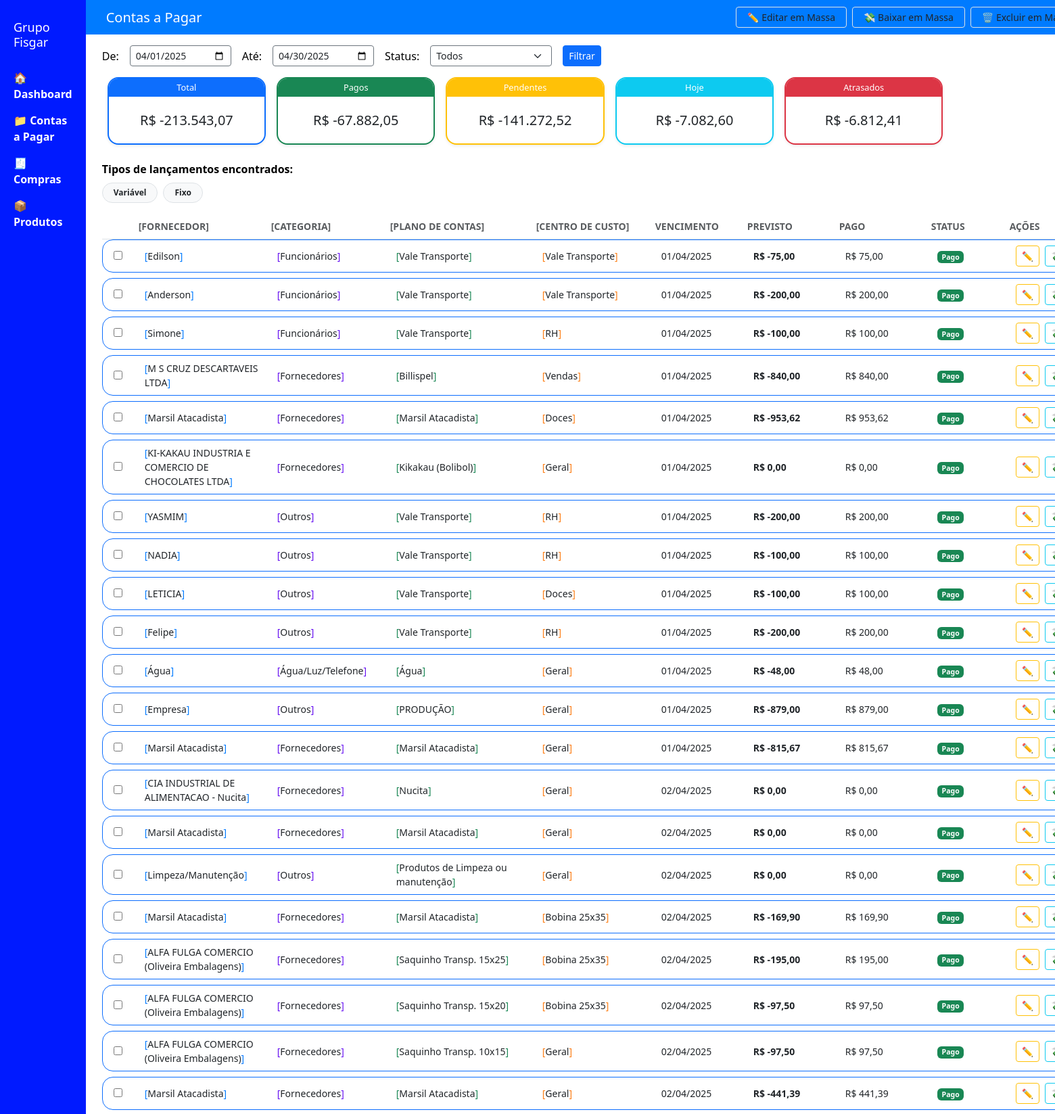
The app's page /contas-a-pagar (upper part) with its own data.
### tables this page shows
CREATE TABLE contas_a_pagar (
                codigo INTEGER PRIMARY KEY,
                "vencimento" TEXT, "agendamento" TEXT, "fornecedor" TEXT, "banco_pagamento" TEXT, "banco_previsto" TEXT, "valor" TEXT, "valor_pendente" TEXT, "valor_pago" TEXT, "documento" TEXT, "documento_tipo" TEXT, "pagamento_tipo" TEXT, "plano_de_contas" TEXT, "data_cadastro" TEXT, "data_competencia" TEXT, "data_documento" TEXT, "data_pagamento" TEXT, "arquivo_pagamento" TEXT, "arquivo_documento" TEXT, "arquivo_xml" TEXT, "arquivo_boleto" TEXT, "comentario" TEXT, "recebimento" TEXT, "codigo_externo" TEXT, "empresa" TEXT, "conta" TEXT, "status" TEXT, "categorias" TEXT, "tipo_custo" TEXT
            , centro_de_custo TEXT, tipo TEXT, emissao TEXT, tipo_documento TEXT, tipo_pagamento TEXT);

### routes/contas_a_pagar.py (the view, shortened to what this page needs)
@contas_a_pagar_bp.route("/contas-a-pagar")
def contas_a_pagar():
    try:
        status = request.args.get("status", "Todos")
        from calendar import monthrange
        hoje = datetime.today()
        mes_atual = hoje.month
        ano_atual = hoje.year
        data_inicio = request.args.get("inicio") or f"{ano_atual}-{mes_atual:02d}-01"
        data_fim = request.args.get("fim") or f"{ano_atual}-{mes_atual:02d}-{monthrange(ano_atual, mes_atual)[1]}"
        formato_json = request.args.get("json") == "1"
        hoje = datetime.today()
        data_hoje_str = hoje.strftime("%d/%m/%Y")
        conn = sqlite3.connect("grupo_fisgar.db")
        cursor = conn.cursor()
        cursor.execute("""
            SELECT valor
            FROM contas_a_pagar
            WHERE status IN ('Aberto', 'Pendente', 'Pago Parcialmente')
              AND vencimento < ?
        """, (data_hoje_str,))
        valores_atrasados = [formatar_valor(row[0]) for row in cursor.fetchall()]
        total_atrasado = -sum(valores_atrasados)
        try:
            cursor.execute("""
                SELECT codigo, fornecedor, categorias, centro_de_custo, tipo,
                       vencimento, valor, valor_pago, status, plano_de_contas
                FROM contas_a_pagar
            """)
            dados = cursor.fetchall()
            conn.close()
            dados_filtrados = []
            for d in dados:
                try:
                    vencimento = datetime.strptime(d[5].strip(), "%d/%m/%Y").date()
                except:
                    continue
                if status == "atrasados":
                    if d[8] not in ("Aberto", "Pendente", "Pago Parcialmente") or vencimento >= hoje.date():
                        continue
                if data_inicio and vencimento < datetime.strptime(data_inicio, "%Y-%m-%d").date():
                    continue
                if data_fim and vencimento > datetime.strptime(data_fim, "%Y-%m-%d").date():
                    continue
                if status != "Todos" and status != "atrasados" and d[8] != status:
                    continue
                dados_filtrados.append(d)
            totais = {
                "total": sum(-formatar_valor(d[6]) for d in dados_filtrados if d[6]),
                "pagos": sum(formatar_valor(d[7]) for d in dados_filtrados if d[8] == "Pago" and d[7]),
                "pendentes": sum(-formatar_valor(d[6]) for d in dados_filtrados if
                                 d[8] in ("Aberto", "Pendente", "Pago Parcialmente") and d[6]),
                "hoje": sum(-formatar_valor(d[6]) for d in dados_filtrados if
                            d[6] and datetime.strptime(d[5], "%d/%m/%Y").date() == hoje.date()),
                "atrasados": sum(-formatar_valor(d[6]) for d in dados_filtrados if
                                 d[6] and d[8] in ("Aberto", "Pendente", "Pago Parcialmente") and datetime.strptime(
                                     d[5], "%d/%m/%Y").date() < hoje.date())
            }
            lista = []
            for d in dados_filtrados:
                try:
                    valor_float = formatar_valor(d[6])
                    valor_pago_float = formatar_valor(d[7])
                except:
                    valor_float = 0.0
                    valor_pago_float = 0.0
                lista.append({
                    "codigo": d[0],
                    "fornecedor": d[1],
                    "categoria": d[2],
                    "centro": d[3],
                    "tipo": d[4],
                    "vencimento": d[5],
                    "valor": f"R$ {valor_float:,.2f}".replace(",", "X").replace(".", ",").replace("X", "."),
                    "valor_pago": f"R$ {valor_pago_float:,.2f}".replace(",", "X").replace(".", ",").replace("X", "."),
                    "status": d[8],
                    "plano": d[9],
                    "raw_valor": valor_float
                })
            tipos_unicos = list({item["tipo"] for item in lista if item.get("tipo")})
            return render_template(
                "contas_a_pagar.html",
                lancamentos=lista,
                totais=totais,
                status=status,
                data_inicio=data_inicio,
                data_fim=data_fim,
                hoje=hoje.strftime("%Y-%m-%d"),
                tipos=tipos_unicos
            )
        except Exception as e:
            conn.close()
            return render_template(
                "contas_a_pagar.html",
                error_message=f"Erro ao carregar dados: {str(e)}"
            )
    except Exception as e:
        return jsonify({
            "error": "Erro interno no servidor",
            "details": str(e)
        }), 500

### app.py (called while the page is built)
@app.template_filter("formatar")
def formatar(valor):
    try:
        valor = float(str(valor).replace(",", ".").replace("R$", "").strip())
        return f"R$ {valor:,.2f}".replace(",", "v").replace(".", ",").replace("v", ".")
    except:
        return "R$ 0,00"

### routes/contas_a_pagar.py (called while the page is built)
def formatar_valor(valor):
    try:
        return float(str(valor).replace(",", ".").replace("R$", "").strip())
    except:
        return 0.00

### templates/contas_a_pagar.html (shortened to what this page needs)
<!DOCTYPE html>
<html lang="pt-br">
<head>
  <link href="https://cdn.jsdelivr.net/npm/bootstrap@5.3.2/dist/css/bootstrap.min.css" rel="stylesheet">
</head>
<body>
  <div class="menu-lateral">
    <h2>Grupo Fisgar</h2>
    <a href="/">🏠 Dashboard</a>
    <a href="/contas-a-pagar">📁 Contas a Pagar</a>
    <a href="/compras">🧾 Compras</a>
    <a href="/produtos">📦 Produtos</a>
  </div>
  <div class="conteudo">
    <div class="topo-fixo d-flex justify-content-between align-items-center">
      <div class="d-flex gap-3 align-items-center">
        <h1 style="margin: 0; font-size: 20px;">Contas a Pagar</h1>
      </div>
      <div class="d-flex gap-2">
        <button type="button" class="btn btn-white btn-sm border px-3 py-1"
            onclick="abrirModalEditarMassa()">✏️ Editar em Massa</button>
        <button type="button" class="btn btn-white btn-sm border px-3 py-1"
                title="Dar baixa nos selecionados"
                onclick="abrirModalBaixarMassa()">
          💸 Baixar em Massa
        </button>
        <form method="POST" action="/excluir-massa" id="form-excluir-topo" onsubmit="return confirmarExclusao();">
          <button type="submit" class="btn btn-white btn-sm border px-3 py-1" title="Excluir selecionados">
            🗑️ Excluir em Massa
          </button>
        </form>
      </div>
    </div>
    <form method="get" class="d-flex align-items-center gap-3 py-3 px-4">
      <label for="inicio" class="mb-0">De:</label>
      <input type="date" name="inicio" id="inicio" value="{{ data_inicio }}" class="form-control form-control-sm bg-white text-dark border-secondary" style="max-width: 150px;">
      <label for="fim" class="mb-0">Até:</label>
      <input type="date" name="fim" id="fim" value="{{ data_fim }}" class="form-control form-control-sm bg-white text-dark border-secondary" style="max-width: 150px;">
      <label for="status" class="mb-0">Status:</label>
      <select name="status" id="status" class="form-select form-select-sm bg-white text-dark border-secondary" style="max-width: 180px;">
        <option value="Todos" {% if status =='Todos' %}selected{% endif %}>Todos</option>
      </select>
      <button type="submit" class="btn btn-primary btn-sm">Filtrar</button>
    </form>
<div class="row g-3 mx-4 mb-4">
  {% set cores = {'total': 'primary', 'pagos': 'success', 'pendentes': 'warning', 'hoje': 'info', 'atrasados': 'danger'} %}
  {% for chave, valor in totais.items() %}
    <div class="col-md-2 col-sm-4 col-6">
      {% if chave == 'atrasados' %}
        <a href="/contas-a-pagar?status={{ chave }}" style="text-decoration: none;">
      {% endif %}
      <div class="card border border-{{ cores[chave] }} border-2 rounded-4 shadow-sm overflow-hidden"
           style="background-color: #ffffff; min-height: 100px; transition: 0.2s ease-in-out; cursor: pointer;"
           onmouseover="this.style.transform='scale(1.02)'"
           onmouseout="this.style.transform='scale(1)'"
           {% if chave == 'hoje' %}onclick="abrirModalLancamentosHoje()"{% endif %}>
        <div class="bg-{{ cores[chave] }} text-white py-1 px-2 text-center" style="font-size: 0.8rem;">
          {{ chave | capitalize }}
        </div>
        <div class="card-body d-flex align-items-center justify-content-center fs-5 text-dark">
          {{ (valor * -1) | formatar }}
        </div>
      </div>
      {% if chave == 'atrasados' %}
        </a>
      {% endif %}
    </div>
  {% endfor %}
</div>
    {% if tipos %}
    <div class="mx-4 mb-3">
      <label class="fw-bold">Tipos de lançamentos encontrados:</label>
      <div class="d-flex flex-wrap gap-2 mt-2">
        {% for t in tipos %}
          <span class="badge rounded-pill bg-light border text-dark px-3 py-2">
            {{ t }}
          </span>
        {% endfor %}
      </div>
    </div>
    {% endif %}
    <div class="mx-4 sticky-top bg-white py-2 border-bottom text-muted small" style="z-index: 10;">
      <div class="d-flex gap-3 ps-2 fw-bold text-uppercase">
        <div style="width: 30px;"></div>
        <div style="width: 180px;">[Fornecedor]</div>
        <div style="width: 160px;">[Categoria]</div>
        <div style="width: 200px;">[Plano de Contas]</div>
        <div style="width: 160px;">[Centro de Custo]</div>
        <div style="width: 120px;">Vencimento</div>
        <div style="width: 120px;">Previsto</div>
        <div style="width: 120px;">Pago</div>
        <div style="width: 100px;">Status</div>
        <div style="width: 110px;">Ações</div>
      </div>
    </div>
    <form method="POST" action="/excluir-massa" id="form-excluir" onsubmit="return confirmarExclusao();">
      {% for item in lancamentos %}
      <div class="border border-primary rounded-4 d-flex align-items-center px-3 py-2 mb-2 mx-4 bg-white text-dark small">
        <div class="d-flex align-items-center gap-3 w-100">
          <div style="width: 30px;">
            <input type="checkbox" name="codigos" value="{{ item.codigo }}">
          </div>
          <div style="width: 180px;"><span style="color: #007bff;">[</span>{{ item.fornecedor }}<span style="color: #007bff;">]</span></div>
          <div style="width: 160px;"><span style="color: #6610f2;">[</span>{{ item.categoria }}<span style="color: #6610f2;">]</span></div>
          <div style="width: 200px;"><span style="color: #198754;">[</span>{{ item.plano }}<span style="color: #198754;">]</span></div>
          <div style="width: 160px;"><span style="color: #fd7e14;">[</span>{{ item.centro }}<span style="color: #fd7e14;">]</span></div>
          <div style="width: 120px;">{{ item.vencimento }}</div>
          <div style="width: 120px;"><strong>{{ item.valor | formatar }}</strong></div>
          <div style="width: 120px;">{{ item.valor_pago | formatar }}</div>
          <div style="width: 100px;">
            <span class="badge
              {% if item.status == 'Pago' %}bg-success
              {% elif item.status == 'Aberto' %}bg-warning text-dark
              {% elif item.status == 'Atrasado' %}bg-danger
              {% else %}bg-secondary{% endif %}">
              {{ item.status }}
            </span>
          </div>
<div class="d-flex flex-row gap-2" style="width: 110px;">
  <button class="btn btn-outline-warning btn-sm px-2 py-1"
          type="button"
          title="Editar"
          onclick="abrirModalEditar('{{ item.codigo }}')">
    ✏️
  </button>
  <button class="btn btn-outline-info btn-sm px-2 py-1"
          type="button"
          title="Dar baixa"
          onclick="abrirModalBaixar('{{ item.codigo }}')">
  </button>
</div>>
        </div>
      </div>
      {% endfor %}
    </form>
  </body>
</html>

### templates/contas_a_pagar.html (style rules this page uses)
body { margin: 0; background-color: #ffffff; color: #000000; font-family: 'Segoe UI', sans-serif; display: flex; }
.menu-lateral { width: 220px; background-color: #001aff; padding: 30px 20px; min-height: 100vh; color: white; }
.menu-lateral h2 { font-size: 18px; margin-bottom: 30px; }
.menu-lateral a { color: white; text-decoration: none; display: block; margin-bottom: 15px; font-weight: bold; }
.conteudo { flex: 1; }
.topo-fixo { position: sticky; top: 0; background-color: #007bff; padding: 10px 30px; display: flex; justify-content: space-between; align-items: center; z-index: 1000; }
.topo-fixo h1 { margin: 0; font-size: 20px; color: white; }

### records on screen
contas_a_pagar: tipo "Variável", fornecedor "Marsil Atacadista", categoria "Fornecedores", plano "Marsil Atacadista", centro "Doces", vencimento "01/04/2025", valor "R$ -953,62", valor_pago "R$ 953,62", status "Pago"
contas_a_pagar: tipo "Fixo", fornecedor "Edilson", categoria "Funcionários", plano "Vale Transporte", centro "Vale Transporte", vencimento "01/04/2025", valor "R$ -75,00", valor_pago "R$ 75,00", status "Pago"
contas_a_pagar: fornecedor "Anderson", categoria "Funcionários", plano "Vale Transporte", centro "Vale Transporte", vencimento "01/04/2025", valor "R$ -200,00", valor_pago "R$ 200,00", status "Pago"
contas_a_pagar: fornecedor "Simone", categoria "Funcionários", plano "Vale Transporte", centro "RH", vencimento "01/04/2025", valor "R$ -100,00", valor_pago "R$ 100,00", status "Pago"
contas_a_pagar: fornecedor "M S CRUZ DESCARTAVEIS LTDA", categoria "Fornecedores", plano "Billispel", centro "Vendas", vencimento "01/04/2025", valor "R$ -840,00", valor_pago "R$ 840,00", status "Pago"
contas_a_pagar: fornecedor "KI-KAKAU INDUSTRIA E COMERCIO DE CHOCOLATES LTDA", categoria "Fornecedores", plano "Kikakau (Bolibol)", centro "Geral", vencimento "01/04/2025", valor "R$ 0,00", valor_pago "R$ 0,00", status "Pago"
contas_a_pagar: fornecedor "YASMIM", categoria "Outros", plano "Vale Transporte", centro "RH", vencimento "01/04/2025", valor "R$ -200,00", valor_pago "R$ 200,00", status "Pago"
contas_a_pagar: fornecedor "NADIA", categoria "Outros", plano "Vale Transporte", centro "RH", vencimento "01/04/2025", valor "R$ -100,00", valor_pago "R$ 100,00", status "Pago"
contas_a_pagar: fornecedor "LETICIA", categoria "Outros", plano "Vale Transporte", centro "Doces", vencimento "01/04/2025", valor "R$ -100,00", valor_pago "R$ 100,00", status "Pago"
contas_a_pagar: fornecedor "Felipe", categoria "Outros", plano "Vale Transporte", centro "RH", vencimento "01/04/2025", valor "R$ -200,00", valor_pago "R$ 200,00", status "Pago"
contas_a_pagar: fornecedor "Água", categoria "Água/Luz/Telefone", plano "Água", centro "Geral", vencimento "01/04/2025", valor "R$ -48,00", valor_pago "R$ 48,00", status "Pago"
contas_a_pagar: fornecedor "Empresa", categoria "Outros", plano "PRODUÇÃO", centro "Geral", vencimento "01/04/2025", valor "R$ -879,00", valor_pago "R$ 879,00", status "Pago"
contas_a_pagar: fornecedor "Marsil Atacadista", categoria "Fornecedores", plano "Marsil Atacadista", centro "Geral", vencimento "01/04/2025", valor "R$ -815,67", valor_pago "R$ 815,67", status "Pago"
contas_a_pagar: fornecedor "CIA INDUSTRIAL DE ALIMENTACAO - Nucita", categoria "Fornecedores", plano "Nucita", centro "Geral", vencimento "02/04/2025", valor "R$ 0,00", valor_pago "R$ 0,00", status "Pago"
contas_a_pagar: fornecedor "Marsil Atacadista", categoria "Fornecedores", plano "Marsil Atacadista", centro "Geral", vencimento "02/04/2025", valor "R$ 0,00", valor_pago "R$ 0,00", status "Pago"
contas_a_pagar: fornecedor "Limpeza/Manutenção", categoria "Outros", plano "Produtos de Limpeza ou manutenção", centro "Geral", vencimento "02/04/2025", valor "R$ 0,00", valor_pago "R$ 0,00", status "Pago"
contas_a_pagar: fornecedor "Marsil Atacadista", categoria "Fornecedores", plano "Marsil Atacadista", centro "Bobina 25x35", vencimento "02/04/2025", valor "R$ -169,90", valor_pago "R$ 169,90", status "Pago"
contas_a_pagar: fornecedor "ALFA FULGA COMERCIO (Oliveira Embalagens)", categoria "Fornecedores", plano "Saquinho Transp. 15x25", centro "Bobina 25x35", vencimento "02/04/2025", valor "R$ -195,00", valor_pago "R$ 195,00", status "Pago"
contas_a_pagar: fornecedor "ALFA FULGA COMERCIO (Oliveira Embalagens)", categoria "Fornecedores", plano "Saquinho Transp. 15x20", centro "Bobina 25x35", vencimento "02/04/2025", valor "R$ -97,50", valor_pago "R$ 97,50", status "Pago"
contas_a_pagar: fornecedor "ALFA FULGA COMERCIO (Oliveira Embalagens)", categoria "Fornecedores", plano "Saquinho Transp. 10x15", centro "Geral", vencimento "02/04/2025", valor "R$ -97,50", valor_pago "R$ 97,50", status "Pago"
contas_a_pagar: fornecedor "Marsil Atacadista", categoria "Fornecedores", plano "Marsil Atacadista", centro "Geral", vencimento "02/04/2025", valor "R$ -441,39", valor_pago "R$ 441,39", status "Pago"

### other values on screen
{{ chave | capitalize }} "Total" "Pagos" "Pendentes" "Hoje" "Atrasados"
{{ (valor * -1) | formatar }} "R$ -213.543,07" "R$ -67.882,05" "R$ -141.272,52" "R$ -7.082,60" "R$ -6.812,41"
